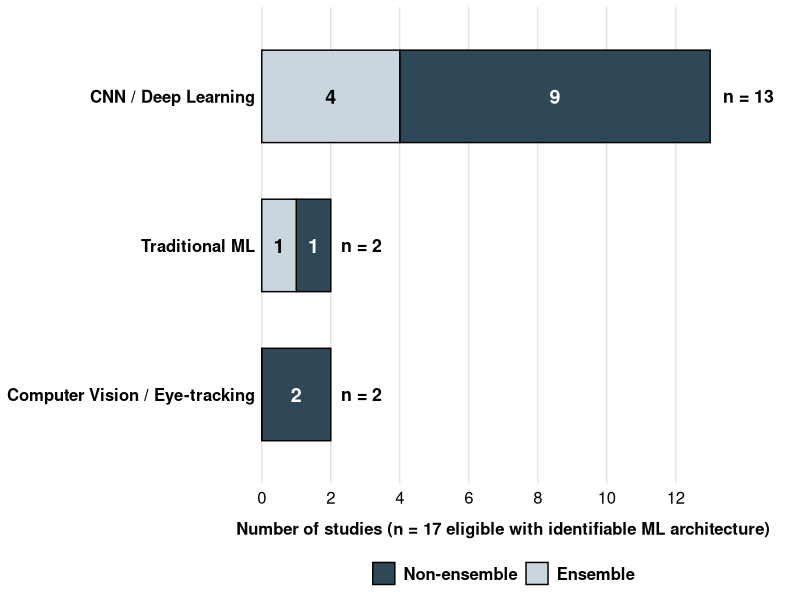
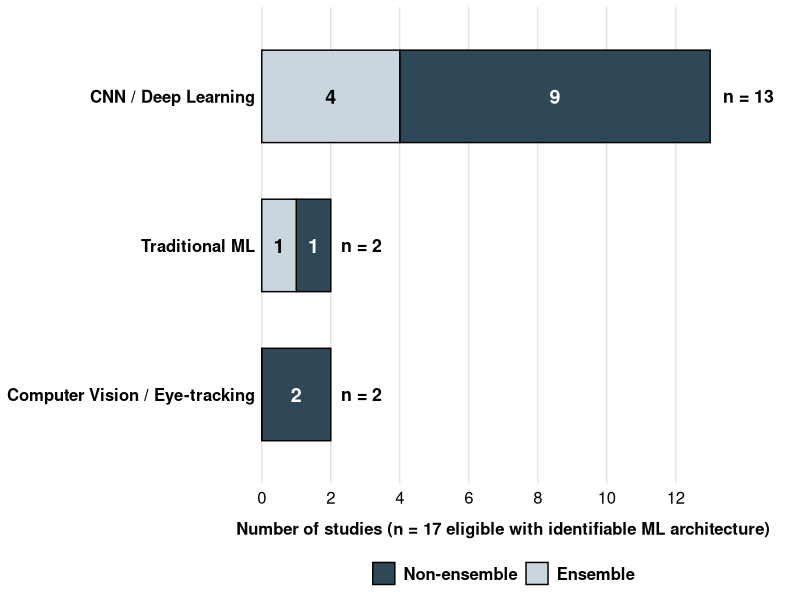

Recreate these plots in R, in order.
library(ggplot2)
library(dplyr)

master <- read.csv("../data/extraction_master.csv", stringsAsFactors = FALSE, encoding = "UTF-8")
ml <- subset(master, ml_architecture == 1)
families <- c("CNN / Deep Learning", "Traditional ML", "Computer Vision / Eye-tracking")

df_arch <- expand.grid(
  Configuration = c("Non-ensemble", "Ensemble"),
  Family = families,
  stringsAsFactors = FALSE
)[, c("Family", "Configuration")]
df_arch$Studies <- mapply(
  function(f, cfg) sum(ml$model_family == f & ml$ensemble == ifelse(cfg == "Ensemble", 1, 0)),
  df_arch$Family, df_arch$Configuration
)
n_ml <- nrow(ml)

df_arch$Family <- factor(
  df_arch$Family,
  levels = c(
    "Computer Vision / Eye-tracking",
    "Traditional ML",
    "CNN / Deep Learning"
  )
)

df_arch$Configuration <- factor(
  df_arch$Configuration,
  levels = c("Non-ensemble", "Ensemble")
)

totals <- df_arch %>%
  group_by(Family) %>%
  summarise(Total = sum(Studies))

colors_conf <- c(
  "Non-ensemble" = "#2F4858",
  "Ensemble"     = "#C9D6DE"
)

p <- ggplot(df_arch, aes(x = Studies, y = Family, fill = Configuration)) +
  geom_bar(
    stat = "identity",
    width = 0.62,
    colour = "black",
    linewidth = 0.5
  ) +
  geom_text(
    aes(
      label = ifelse(Studies > 0, Studies, ""),
      colour = Configuration
    ),
    position = position_stack(vjust = 0.5),
    size = 5,
    fontface = "bold",
    show.legend = FALSE
  ) +
  geom_text(
    data = totals,
    inherit.aes = FALSE,
    aes(x = Total, y = Family, label = paste0("n = ", Total)),
    hjust = -0.25,
    size = 4.5,
    fontface = "bold",
    colour = "black"
  ) +
  scale_fill_manual(values = colors_conf, name = NULL) +
  scale_colour_manual(values = c(
    "Non-ensemble" = "white",
    "Ensemble"     = "black"
  )) +
  scale_x_continuous(
    limits = c(0, 14),
    breaks = seq(0, 12, 2),
    expand = c(0, 0)
  ) +
  coord_cartesian(clip = "off") +
  labs(
    x = paste0("Number of studies (n = ", n_ml, " eligible with identifiable ML architecture)"),
    y = NULL
  ) +
  theme_minimal(base_family = "sans") +
  theme(
    legend.position = "bottom",
    legend.text = element_text(size = 12, face = "bold", colour = "black"),
    axis.text.y = element_text(size = 12, face = "bold", colour = "black"),
    axis.text.x = element_text(size = 12, colour = "black"),
    axis.title.x = element_text(
      size = 12,
      face = "bold",
      colour = "black",
      margin = margin(t = 10)
    ),
    plot.margin = margin(t = 5, r = 40, b = 5, l = 5),
    panel.grid.major.y = element_blank(),
    panel.grid.minor = element_blank(),
    panel.grid.major.x = element_line(colour = "gray90")
  )

ggsave("../results/fig_4_architectures.png", plot = p, width = 9, height = 5.2, dpi = 300)
ggsave("../results/fig_4_architectures.pdf", plot = p, width = 9, height = 5.2)
